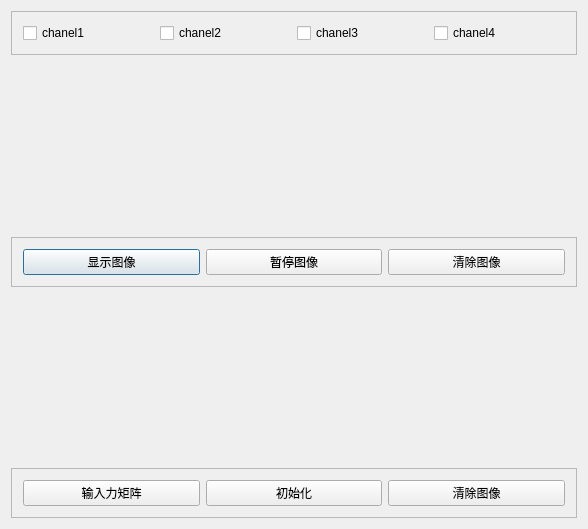
<?xml version="1.0" encoding="UTF-8"?>
<ui version="4.0">
 <class>Dialog</class>
 <widget class="QDialog" name="Dialog">
  <property name="geometry">
   <rect>
    <x>0</x>
    <y>0</y>
    <width>588</width>
    <height>529</height>
   </rect>
  </property>
  <property name="windowTitle">
   <string>Dialog</string>
  </property>
  <layout class="QGridLayout" name="gridLayout_3">
   <item row="0" column="0">
    <widget class="QFrame" name="frame_2">
     <property name="frameShape">
      <enum>QFrame::StyledPanel</enum>
     </property>
     <property name="frameShadow">
      <enum>QFrame::Raised</enum>
     </property>
     <layout class="QHBoxLayout" name="horizontalLayout">
      <item>
       <widget class="QCheckBox" name="checkChanel1">
        <property name="text">
         <string>chanel1</string>
        </property>
       </widget>
      </item>
      <item>
       <widget class="QCheckBox" name="checkChanel2">
        <property name="text">
         <string>chanel2</string>
        </property>
       </widget>
      </item>
      <item>
       <widget class="QCheckBox" name="checkChanel3">
        <property name="text">
         <string>chanel3</string>
        </property>
       </widget>
      </item>
      <item>
       <widget class="QCheckBox" name="checkChanel4">
        <property name="text">
         <string>chanel4</string>
        </property>
       </widget>
      </item>
     </layout>
    </widget>
   </item>
   <item row="1" column="0">
    <widget class="QCustomPlot" name="widget" native="true">
     <property name="sizePolicy">
      <sizepolicy hsizetype="Expanding" vsizetype="Expanding">
       <horstretch>0</horstretch>
       <verstretch>0</verstretch>
      </sizepolicy>
     </property>
    </widget>
   </item>
   <item row="2" column="0">
    <widget class="QFrame" name="frame">
     <property name="frameShape">
      <enum>QFrame::StyledPanel</enum>
     </property>
     <property name="frameShadow">
      <enum>QFrame::Raised</enum>
     </property>
     <layout class="QGridLayout" name="gridLayout">
      <item row="0" column="0">
       <widget class="QPushButton" name="btnAppear">
        <property name="text">
         <string>显示图像</string>
        </property>
       </widget>
      </item>
      <item row="0" column="1">
       <widget class="QPushButton" name="btnStop">
        <property name="text">
         <string>暂停图像</string>
        </property>
       </widget>
      </item>
      <item row="0" column="2">
       <widget class="QPushButton" name="btnClear">
        <property name="text">
         <string>清除图像</string>
        </property>
       </widget>
      </item>
     </layout>
    </widget>
   </item>
   <item row="3" column="0">
    <widget class="QCustomPlot" name="widget_2" native="true">
     <property name="sizePolicy">
      <sizepolicy hsizetype="Expanding" vsizetype="Expanding">
       <horstretch>0</horstretch>
       <verstretch>0</verstretch>
      </sizepolicy>
     </property>
    </widget>
   </item>
   <item row="4" column="0">
    <widget class="QFrame" name="frame_3">
     <property name="frameShape">
      <enum>QFrame::StyledPanel</enum>
     </property>
     <property name="frameShadow">
      <enum>QFrame::Raised</enum>
     </property>
     <layout class="QGridLayout" name="gridLayout_2">
      <item row="0" column="0">
       <widget class="QPushButton" name="btnMatrix">
        <property name="text">
         <string>输入力矩阵</string>
        </property>
       </widget>
      </item>
      <item row="0" column="1">
       <widget class="QPushButton" name="btnInitial">
        <property name="text">
         <string>初始化</string>
        </property>
       </widget>
      </item>
      <item row="0" column="2">
       <widget class="QPushButton" name="btnClear_2">
        <property name="text">
         <string>清除图像</string>
        </property>
       </widget>
      </item>
     </layout>
    </widget>
   </item>
  </layout>
 </widget>
 <layoutdefault spacing="6" margin="11"/>
 <customwidgets>
  <customwidget>
   <class>QCustomPlot</class>
   <extends>QWidget</extends>
   <header location="global">qcustomplot.h</header>
   <container>1</container>
  </customwidget>
 </customwidgets>
 <resources/>
 <connections/>
</ui>
